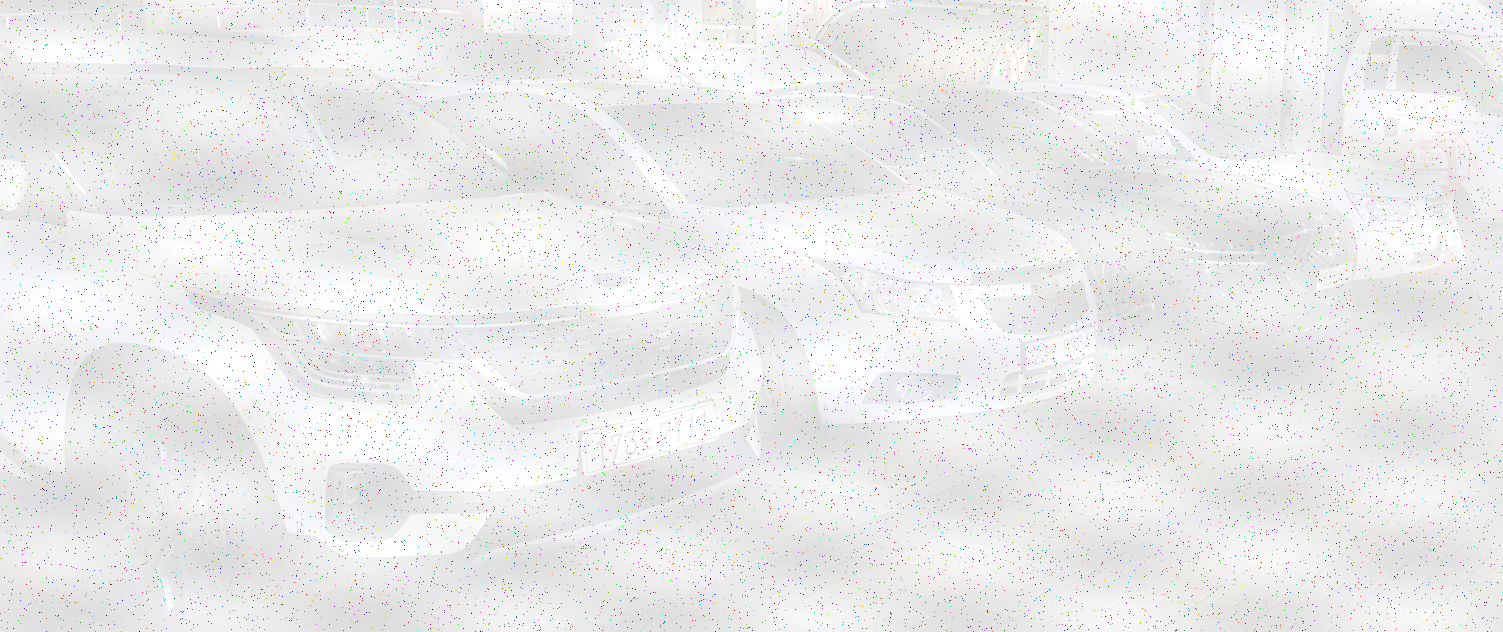
#> input picture Computer_Vision/PROJECTS/project1/202011203_정은호_컴퓨터비전개론과제1/cars_pr.png, 1503 x 632 px
$ python q2.py
#> lines starting #> are read from the running program, lines starting #| are printed output that depends on the picture
### Computer_Vision/PROJECTS/project1/202011203_정은호_컴퓨터비전개론과제1/q0.py
import numpy as np
from PIL import Image as pilimg

def read_image(img_name):
    im = pilimg.open(img_name)
    cimg = np.array(im)
    col, row = im.size
    return cimg, row, col

def save_image(img, name):
    img = np.uint8(img)
    im = pilimg.fromarray(img)
    im.save(name)
    return im

def limit_2d(arr2d, minv, maxv):
    arr2d = np.clip(arr2d, minv, maxv)
    return arr2d

# [29 lines left out: functions mmn_gimg, z_standard, mask_filtering, not called in this run]

def median_filtering(img2d, ms):
    row, col = img2d.shape
    buff2d = np.zeros((row, col))
    hs = ms // 2
    for i in range(hs, row - hs):
        for j in range(hs, col - hs):
            temp = [img2d[i + p, j + q] for p in range(-hs, hs + 1) for q in range(-hs, hs + 1)]
            temp.sort()
            buff2d[i, j] = temp[len(temp) // 2]
    return buff2d

def imagefft(img2d, ifcentering):
    imfft = np.fft.fft2(img2d)
    if ifcentering == "centering":
        imfft = np.fft.fftshift(imfft)
    return imfft

def imageifft(img2dx, ifcentering):
    if ifcentering == "centering":
        img2dx = np.fft.ifftshift(img2dx)
    ifft = np.fft.ifft2(img2dx)
    return ifft


def histo_eq(gimg):
    # 입력 이미지의 픽셀 값을 0~255로 클립합니다.
    gimg = np.clip(gimg, 0, 255)

    row, col = gimg.shape
    buff2d = np.zeros((row, col), dtype=np.uint8)
    histo = np.zeros(256, dtype=int)
    pdf = np.zeros(256, dtype=float)
    cdf = np.zeros(256, dtype=float)

    for i in range(row):
        for j in range(col):
            histo[int(gimg[i, j])] += 1

    for i in range(256):
        pdf[i] = histo[i] / (row * col)

    cdf[0] = pdf[0]
    for i in range(1, 256):
        cdf[i] = cdf[i - 1] + pdf[i]

    for i in range(row):
        for j in range(col):
            buff2d[i, j] = round(255.0 * cdf[int(gimg[i, j])])

    return buff2d


# [23 lines left out: functions z_standard, fgaussian, not called in this run]
# --------------------------------------------------
# 추가 함수: 그레이스케일 변환 함수
# --------------------------------------------------
def convert_to_grayscale(img):
    if len(img.shape) == 3:
        return np.dot(img[...,:3], [0.299, 0.587, 0.114])
    else:
        return img

### Computer_Vision/PROJECTS/project1/202011203_정은호_컴퓨터비전개론과제1/q2.py

from q0 import read_image, convert_to_grayscale, save_image, imagefft, imageifft, median_filtering, histo_eq, fgaussian
import numpy as np
def main():
    # 1. 이미지 로드 및 그레이스케일 변환
    img, _, _ = read_image("cars_pr.png")
#> in read_image, im is the input picture: PIL image 1503x632 RGB; mean R, G, B 234.2, 234.1, 234.5
    gray = convert_to_grayscale(img)
    filtered_img = gray

    # 2. 스무딩
    print("Smoothing image...")
    filtered_img = median_filtering(filtered_img, 5)
#> after the loop in median_filtering, `for i in range(hs, row - hs):`:
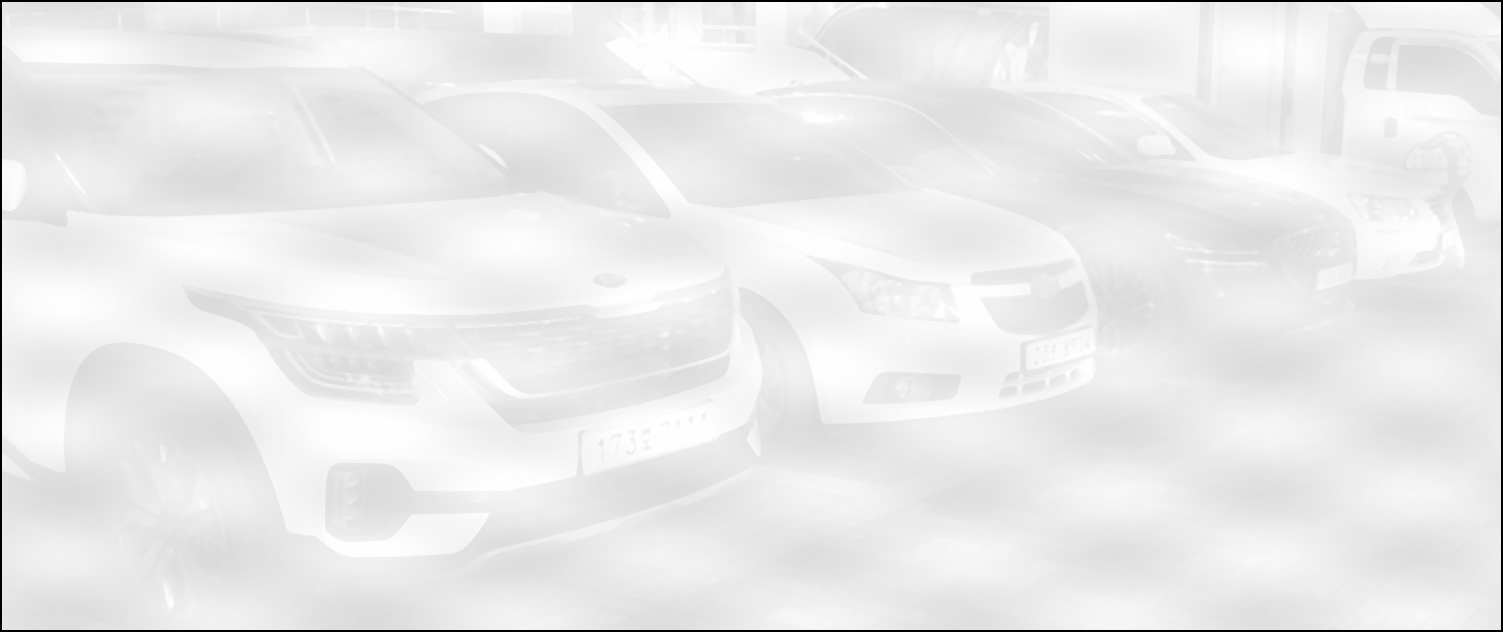
#> buff2d: shape (632, 1503) float64; min 0, max 255, mean 234.3

    # 3. FFT (centering)
    fft_img = imagefft(filtered_img, "centering")

    # 4. 중심 좌표 계산
    row, col = fft_img.shape
#> row = 632; col = 1503
    hr = row // 2
#> hr = 316
    hc = col // 2
#> hc = 751

    for dx in [-5, 5]:
        for dy in [-5, 5]:
            fft_img[hr + dy, hc + dx] = 0

    # 6. 복원 (Inverse FFT)
    restored_img = imageifft(fft_img, "centering")
    restored_img = np.abs(restored_img)

    # 7. 히스토그램 이퀄라이제이션 및 저장
    histo_img = histo_eq(restored_img)
#> after the loop in histo_eq, `for i in range(row):`:
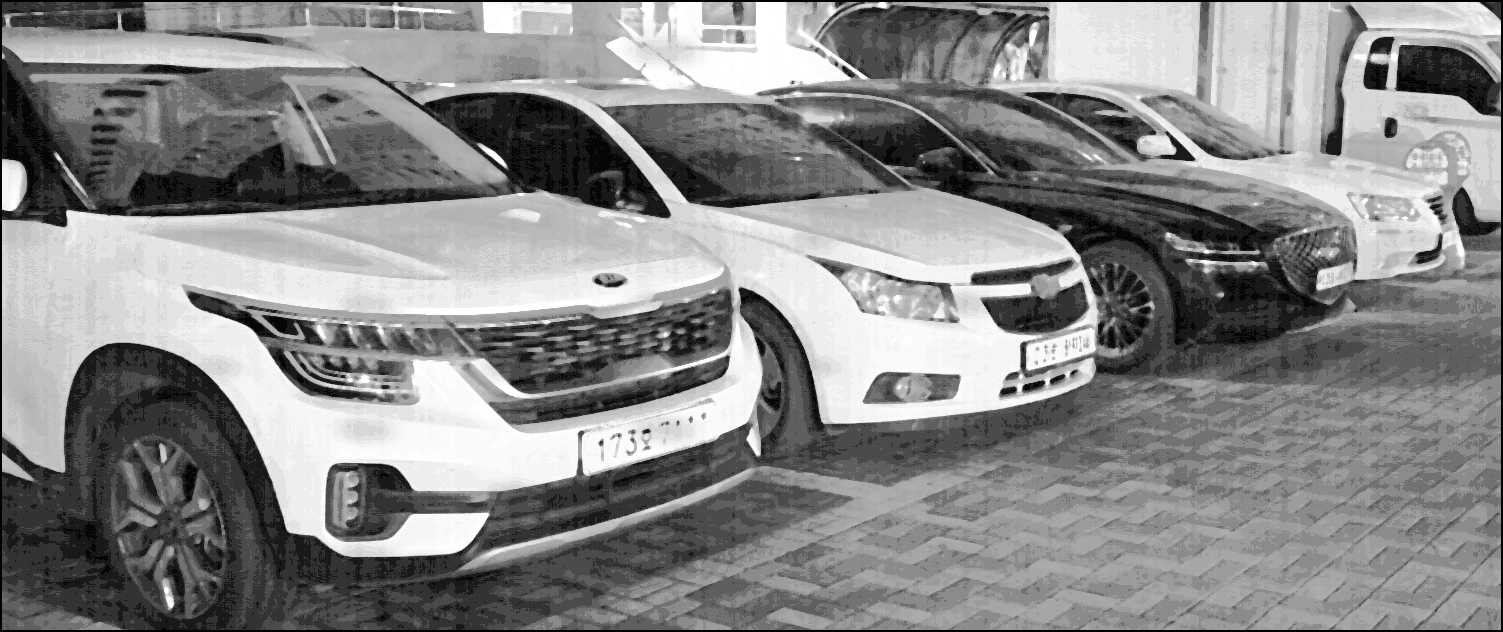
#> buff2d: shape (632, 1503); min 0, max 255, mean 135.6
    save_image(histo_img, "cars_restored.png")

if __name__ == "__main__":
    main()
